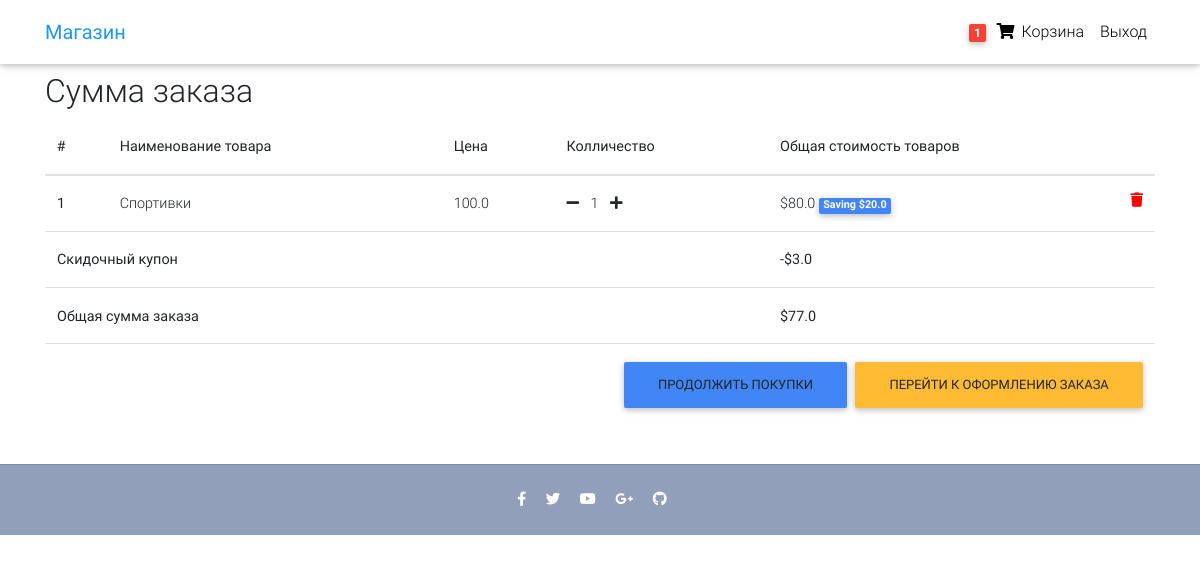
Page /order-summary/ (signed in) on the committed database.
### core/models.py (models this page shows, shortened)
class Order(models.Model):
    user = models.ForeignKey(settings.AUTH_USER_MODEL,
                             on_delete=models.CASCADE)
    ref_code = models.CharField(max_length=20, blank=True, null=True)
    items = models.ManyToManyField(OrderItem)
    start_date = models.DateTimeField(auto_now_add=True)
    ordered_date = models.DateTimeField()
    ordered = models.BooleanField(default=False)
    shipping_address = models.ForeignKey(
        'Address', related_name='shipping_address', on_delete=models.SET_NULL, blank=True, null=True)
    billing_address = models.ForeignKey(
        'Address', related_name='billing_address', on_delete=models.SET_NULL, blank=True, null=True)
    payment = models.ForeignKey(
        'Payment', on_delete=models.SET_NULL, blank=True, null=True)
    coupon = models.ForeignKey(
        'Coupon', on_delete=models.SET_NULL, blank=True, null=True)
    being_delivered = models.BooleanField(default=False)
    received = models.BooleanField(default=False)
    refund_requested = models.BooleanField(default=False)
    refund_granted = models.BooleanField(default=False)
    '''
    1. Item added to cart
    2. Adding a billing address
    (Failed checkout)
    3. Payment
    (Preprocessing, processing, packaging etc.)
    4. Being delivered
    5. Received
    6. Refunds
    '''
    def get_total(self):
        total = 0
        for order_item in self.items.all():
            total += order_item.get_final_price()
        if self.coupon:
            total -= self.coupon.amount
        return total

class OrderItem(models.Model):
    user = models.ForeignKey(settings.AUTH_USER_MODEL,
                             on_delete=models.CASCADE)
    ordered = models.BooleanField(default=False)
    item = models.ForeignKey(Item, on_delete=models.CASCADE)
    quantity = models.IntegerField(default=1)
    def get_total_item_price(self):
        return self.quantity * self.item.price
    def get_total_discount_item_price(self):
        return self.quantity * self.item.discount_price
    def get_amount_saved(self):
        return self.get_total_item_price() - self.get_total_discount_item_price()
    def get_final_price(self):
        if self.item.discount_price:
            return self.get_total_discount_item_price()
        return self.get_total_item_price()

class Item(models.Model):
    title = models.CharField(max_length=100)
    price = models.FloatField()
    discount_price = models.FloatField(blank=True, null=True)
    category = models.CharField(choices=CATEGORY_CHOICES, max_length=2)
    label = models.CharField(choices=LABEL_CHOICES, max_length=1)
    slug = models.SlugField()
    description = models.TextField()
    image = models.ImageField()

class Coupon(models.Model):
    code = models.CharField(max_length=15)
    amount = models.FloatField()

### core/views.py (the view)
# urls.py: path('order-summary/', OrderSummaryView.as_view(), name='order-summary'),
class OrderSummaryView(LoginRequiredMixin, View):
    def get(self, *args, **kwargs):
        try:
            order = Order.objects.get(user=self.request.user, ordered=False)
            context = {
                'object': order
            }
            return render(self.request, 'order_summary.html', context)
        except ObjectDoesNotExist:
            messages.warning(self.request, "You do not have an active order")
            return redirect("/")

### core/templatetags/cart_template_tags.py (called while the page is built)
@register.filter
def cart_item_count(user):
    if user.is_authenticated:
        qs = Order.objects.filter(user=user, ordered=False)
        if qs.exists():
            return qs[0].items.count()
    return 0

### templates/order_summary.html (shortened to what this page needs)
{% extends "base.html" %}
{% block content %}
  <main>
    <div class="container">
    <div class="table-responsive text-nowrap">
    <h2>Сумма заказа</h2>
    <table class="table">
        <thead>
        <tr>
            <th scope="col">#</th>
            <th scope="col">Наименование товара</th>
            <th scope="col">Цена</th>
            <th scope="col">Колличество</th>
            <th scope="col">Общая стоимость товаров</th>
        </tr>
        </thead>
        <tbody>
        {% for order_item in object.items.all %}
        <tr>
            <th scope="row">{{ forloop.counter }}</th>
            <td>{{ order_item.item.title }}</td>
            <td>{{ order_item.item.price }}</td>
            <td>
                <a href="{% url 'core:remove-single-item-from-cart' order_item.item.slug %}"><i class="fas fa-minus mr-2"></i></a>
                {{ order_item.quantity }}
                <a href="{% url 'core:add-to-cart' order_item.item.slug %}"><i class="fas fa-plus ml-2"></i></a>
            </td>
            <td>
            {% if order_item.item.discount_price %}
                ${{ order_item.get_total_discount_item_price }}
                <span class="badge badge-primary">Saving ${{ order_item.get_amount_saved }}</span>
            {% else %}
                ${{ order_item.get_total_item_price }}
            {% endif %}
            <a style='color: red;' href="{% url 'core:remove-from-cart' order_item.item.slug %}">
                <i class="fas fa-trash float-right"></i>
            </a>
            </td>
        </tr>
        {% endfor %}
        {% if object.coupon %}
        <tr>
            <td colspan="4"><b>Скидочный купон</b></td>
            <td><b>-${{ object.coupon.amount }}</b></td>
        </tr>
        {% endif %}
        {% if object.get_total %}
        <tr>
            <td colspan="4"><b>Общая сумма заказа</b></td>
            <td><b>${{ object.get_total }}</b></td>
        </tr>
        <tr>
            <td colspan="5">
            <a class='btn btn-warning float-right ml-2' href='/checkout/'>Перейти к оформлению заказа</a>
            <a class='btn btn-primary float-right' href='/'>Продолжить покупки</a>
            </td>
        </tr>
        {% endif %}
        </tbody>
    </table>
    </div>
    </div>
  </main>
{% endblock content %}

### templates/navbar.html (shortened to what this page needs)
{% load cart_template_tags %}
<nav class="navbar fixed-top navbar-expand-lg navbar-light white scrolling-navbar">
    <div class="container">
      <a class="navbar-brand waves-effect" href="/">
        <strong class="blue-text">Магазин</strong>
      </a>
      <div class="collapse navbar-collapse" id="navbarSupportedContent">
        <ul class="navbar-nav nav-flex-icons">
          {% if request.user.is_authenticated %}
          <li class="nav-item">
            <a href="{% url 'core:order-summary' %}" class="nav-link waves-effect">
              <span class="badge red z-depth-1 mr-1"> {{ request.user|cart_item_count }} </span>
              <i class="fas fa-shopping-cart"></i>
              <span class="clearfix d-none d-sm-inline-block"> Корзина </span>
            </a>
          </li>
          <li class="nav-item">
            <a class="nav-link waves-effect" href="{% url 'account_logout' %}">
              <span class="clearfix d-none d-sm-inline-block"> Выход </span>
            </a>
          </li>
          {% endif %}
        </ul>
      </div>
    </div>
  </nav>

### templates/base.html (style rules this page uses)
html, body, header, .carousel { height: 60vh; }

### rows in the picture
OrderItem: item "Спортивки", item.price "100.0", quantity "1", get_total_discount_item_price "80.0", get_amount_saved "20.0"
Order: coupon.amount "3.0", get_total "77.0"

### other values in the picture
{{ request.user|cart_item_count }} "1"
